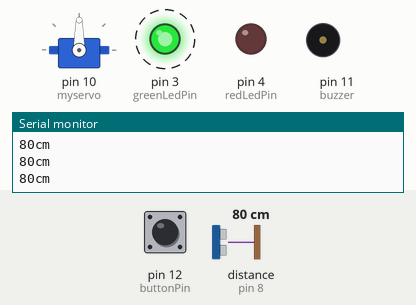
Recording of a sketch running on a simulated Arduino Uno, built with avr-gcc and run on an emulated ATmega328P. On the bench: servo, output pins drawn as LEDs (lit = HIGH), buzzer (waves = sounding), the last lines printed to the serial monitor. Wiring (inferred from the names in the program): ultrasonic range finder: trigger pin 7; echo pin 8. Dashed ring = blinking. The inputs (shaded band) are chosen by the test bench; at power-on: distance to the obstacle (sensor on pin 8) 80 cm, pin 12 (buttonPin) HIGH. The echo pulse lasts 58.3 µs per cm; pins used as bus, display or sensor lines are not drawn.

Above: at 1.4 s.
1.5 s: distance to the obstacle (sensor on pin 8) set to 2 cm
At 1.96 s:
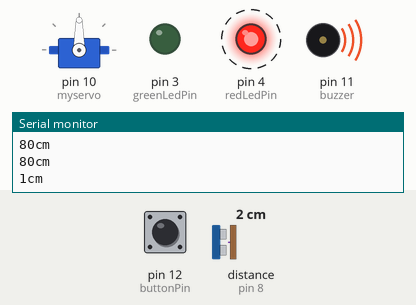
4.7 s: distance to the obstacle (sensor on pin 8) set to 60 cm
At 5.9 s:
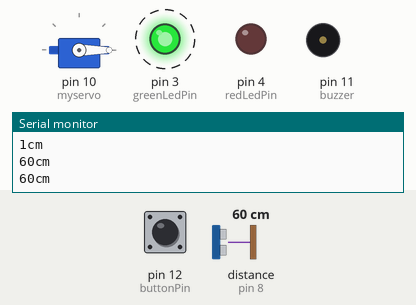
7.9 s: pin 12 (buttonPin) pulled LOW for 0.75 s
At 8.71 s:
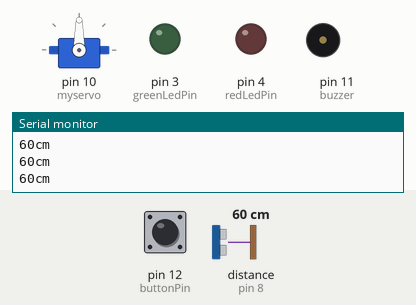
Timing chart, 0 to 17.1 s (numbered marks = the images above; inputs shaded):
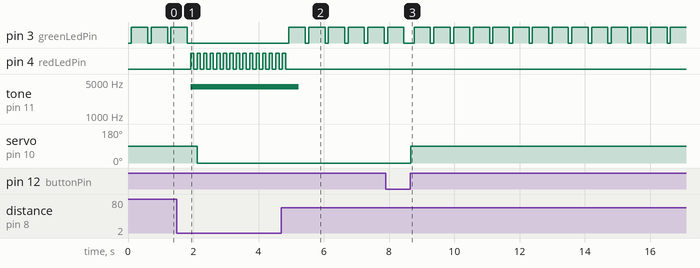

Measured:
- after the input at 1.5 s, pin 3 (greenLedPin): goes on until 1.8 s, then stays LOW; pin 4 (redLedPin): alternates HIGH for 0.10 s and LOW for 0.10 s, starting after 0.42 s; tone on pin 11 (buzzer): silent → 4000 Hz after 0.42 s; servo on pin 10 (myservo): 90° → 0° after 0.62 s
- after the input at 4.7 s, pin 3 (greenLedPin): alternates HIGH for 0.50 s and LOW for 0.10 s, starting after 0.23 s; pin 4 (redLedPin): goes on until 4.8 s, then stays LOW; tone on pin 11 (buzzer): 4000 Hz → silent after 0.53 s
- after the input at 7.9 s, servo on pin 10 (myservo): 0° → 90° after 0.76 s
- by itself, pin 3 (greenLedPin): alternates HIGH for 0.50 s and LOW for 0.11 s

The sketch:

gate_buzzer_sensor_light_button.ino
```cpp
#include <Servo.h>

Servo myservo;

const int pingPin = 7; // Trigger Pin of Ultrasonic Sensor
const int echoPin = 8; // Echo Pin of Ultrasonic Sensor
const int redLedPin = 4; // pin for red led
const int greenLedPin = 3; // pin for green led
const int buzzer = 11;  // pin for buzzer
const int buttonPin = 12;  //pin for button


int gateopen = 90;    // angle of servo for open gate
int buttonState = 0;     //buttonstate

void setup()
{
  pinMode(redLedPin , OUTPUT);        //set redLedPin as output
  pinMode(greenLedPin , OUTPUT);       //set greenLedPin as output
  pinMode(buzzer, OUTPUT);             //set buzzer Pin as output
  pinMode(buttonPin, INPUT);            //set button Pin as output
  myservo.attach(10);                  // attach servo at pin 10

  Serial.begin(9600); // Starting Serial Terminal
}

void loop() {
  long duration, inches, safedistance;
  pinMode(pingPin, OUTPUT);
  digitalWrite(pingPin, LOW);
  delayMicroseconds(2);
  digitalWrite(pingPin, HIGH);
  delayMicroseconds(10);
  digitalWrite(pingPin, LOW);
  pinMode(echoPin, INPUT);
  duration = pulseIn(echoPin, HIGH);

  buttonState = digitalRead(buttonPin);

  safedistance = microsecondsTosafedistance(duration);

  Serial.print(safedistance);
  Serial.print("cm");
  Serial.println();
  delay(100);


  myservo.write(gateopen);   //make gate open at 90 degree angle

  // if the safedistancen is less than 30 and button is not pressed red light will blink faster and buzzer will on at high hertz
  if (safedistance <= 20 && buttonState == HIGH)
  {
    tone(buzzer, 4000, 500);
    digitalWrite(buzzer, HIGH);
    gateopen = 0;
    digitalWrite(greenLedPin, LOW);
    digitalWrite(redLedPin, HIGH);
    delay(100);
    digitalWrite(redLedPin, LOW);

  }
  //else if safedistance is less tha 50 cm and more than 30 cm it will make red light blink at steady rate an buzzer will on at normal hertz
  //so that anyone on this area get some worning to coming in rstricted area

  else if (safedistance < 35 && safedistance> 20 && buttonState == HIGH)
  {
    tone(buzzer, 500, 500);
    digitalWrite(greenLedPin, LOW);
    digitalWrite(redLedPin, HIGH);
    delay(200);
    digitalWrite(redLedPin, LOW);

  }
  //safedistance more than 50 cm give green light means no one is in restricted area.
  else if (safedistance > 35   && buttonState == HIGH)
  {
    digitalWrite(buzzer, LOW);
    digitalWrite(redLedPin, LOW);
    digitalWrite(greenLedPin, HIGH);
    delay(500);
    digitalWrite(greenLedPin, LOW);
  }

  //if button is pressed means it will open gate again if an autorized  thing come in area
  else if (buttonState == LOW)
  {
    gateopen = 90;
  }
}

long microsecondsTosafedistance(long microseconds) {
  return microseconds / 29 / 2;
}
```
